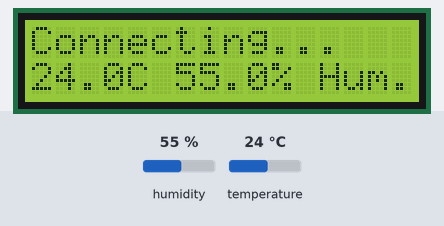
This program was run on a simulated ESP32. On the bench: 16×2 character LCD. The inputs (shaded band) are chosen by the test bench; at power-on: humidity 55 %, temperature 24 °C. WiFi joins after 1.5 s; servers stay silent unless stated; what the program prints to the serial monitor is not drawn.

Above: at 1.2 s.
1.3 s: humidity set to 22 %
At 3.2 s:
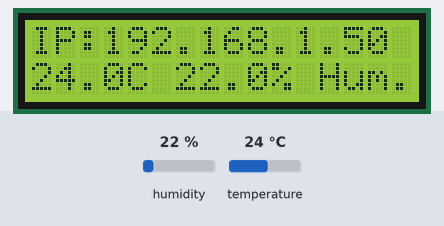
3.5 s: temperature set to 12 °C
At 5.2 s:
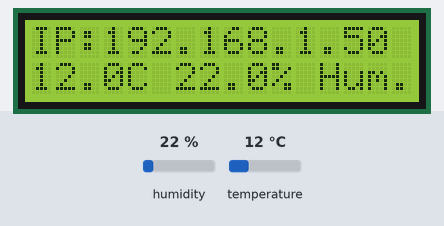
5.5 s: humidity set to 40 %
At 7.2 s:
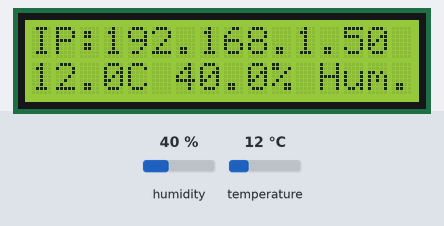
7.6 s: temperature set to 19 °C
At 9.2 s:
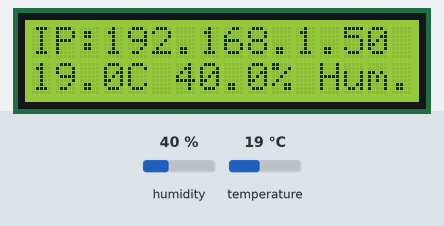
Timing chart, 0 to 10.6 s (numbered marks = the images above; inputs shaded):
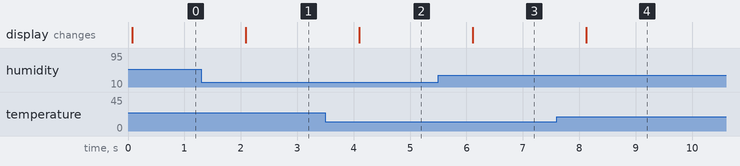

Measured:
- after the input at 1.3 s, the display: changes after 0.79 s (image 1)
- after the input at 3.5 s, the display: changes after 0.60 s (image 2)
- after the input at 5.5 s, the display: changes after 0.61 s (image 3)
- after the input at 7.6 s, the display: changes after 0.52 s (image 4)

The program:

main.cpp
```cpp
#include <Arduino.h>
#include <Wire.h>
#include <WiFi.h>
#include <AsyncTCP.h>
#include <ESPAsyncWebServer.h>
#include <ArduinoJson.h>
#include <LiquidCrystal.h>
#include <DHT.h>
#include <ESPmDNS.h>
#include "common.h"

const char* ssid = WIFI_SSID;
const char* password = WIFI_PASS;

AsyncWebServer server(HTTP_PORT);
LiquidCrystal lcd = LiquidCrystal(LCD_RST, LCD_EN, LCD_D4, LCD_D5, LCD_D6, LCD_D7);
DHT dht(SENSOR_PIN, SENSOR_TYPE);

static float humidity = MAXFLOAT;
static float temperature = MAXFLOAT;

void notFound(AsyncWebServerRequest *request) {
    request->send(404, "text/plain", "Not found");
}

void setup() {
    Serial.begin(BAUD_RATE);
    lcd.begin(16,2);
    dht.begin();
    WiFi.mode(WIFI_STA);
    WiFi.setHostname("ws-esp");

    if(!MDNS.begin("ws-esp")) {
      Serial.printf("Error starting mDNS\n");
    } else {
      if (MDNS.addService("ws-station","tcp",80)) {
        Serial.printf("mDNS service ws-station started\n");
      }
    }

    server.on("/", HTTP_GET, [](AsyncWebServerRequest *request){
        AsyncResponseStream *response = request->beginResponseStream("application/json");
        DynamicJsonDocument json(JSON_BUFFER);
        json["status"] = "ok";
        json["ip"] = WiFi.localIP().toString();
        json["humidity"] = humidity;
        json["temperature"] = temperature;
        serializeJsonPretty(json, *response);
        request->send(response);
    });

    server.onNotFound(notFound);

    server.begin();

}

int connection_attempts = 0;

void loop() {
    lcd.clear();
    lcd.setCursor(0,0);
    humidity = dht.readHumidity() + SENSOR_HUMIDITY_OFFSET;
    temperature = dht.readTemperature() + SENSOR_TEMPERATURE_OFFSET;

  if (isnan(humidity) || isnan(temperature)) {
    Serial.print("Failed to read DHT sensor!");
    return;
  }

  if (WiFi.status() != WL_CONNECTED) {
    connection_attempts++;
    if (connection_attempts > WIFI_MAX_ATTEMPTS) {
        Serial.printf("Wifi connection to SSID: %s failed\n", ssid);
        Serial.printf("Reseting WS-ESP");
        lcd.print("Reseting WS-ESP");
        ESP.restart();
    }
    lcd.print("Connecting...");
    Serial.printf("WiFi Status: %d\n", WiFi.status());
    Serial.printf("WiFi MAC: %s\n", WiFi.macAddress().c_str());
    WiFi.begin(ssid, password);
  } else {
    connection_attempts = 0;
    lcd.printf("IP:%s",WiFi.localIP().toString().c_str());
  }

  lcd.setCursor(0,1);
  lcd.printf("%.1fC %.1f%% Hum.",temperature, humidity);
  delay(UPDATE_INTERVAL);

}
```

common.h
```cpp
#ifndef WS_COMMON
#define WS_COMMON

#define BAUD_RATE 115200
#define JSON_BUFFER 1024

#define UPDATE_INTERVAL 2000

// Wi-Fi Settings
// SSID and password should be define on settings.conf file see settings.conf.example

#ifndef WIFI_SSID
#define WIFI_SSID "MY SSID"
#endif

#ifndef WIFI_PASS
#define WIFI_PASS "my password"
#endif

#define WIFI_MAX_ATTEMPTS 50

// Web server settings

#define HTTP_PORT 80

// LCD Settings

#define LCD_RST 19
#define LCD_EN 23
#define LCD_D4 18
#define LCD_D5 17
#define LCD_D6 16
#define LCD_D7 15

// Sensor Setting

#define SENSOR_PIN 27
#define SENSOR_TYPE DHT22
#define SENSOR_TEMPERATURE_OFFSET 0.0f
#define SENSOR_HUMIDITY_OFFSET 0.0f

#endif
```
